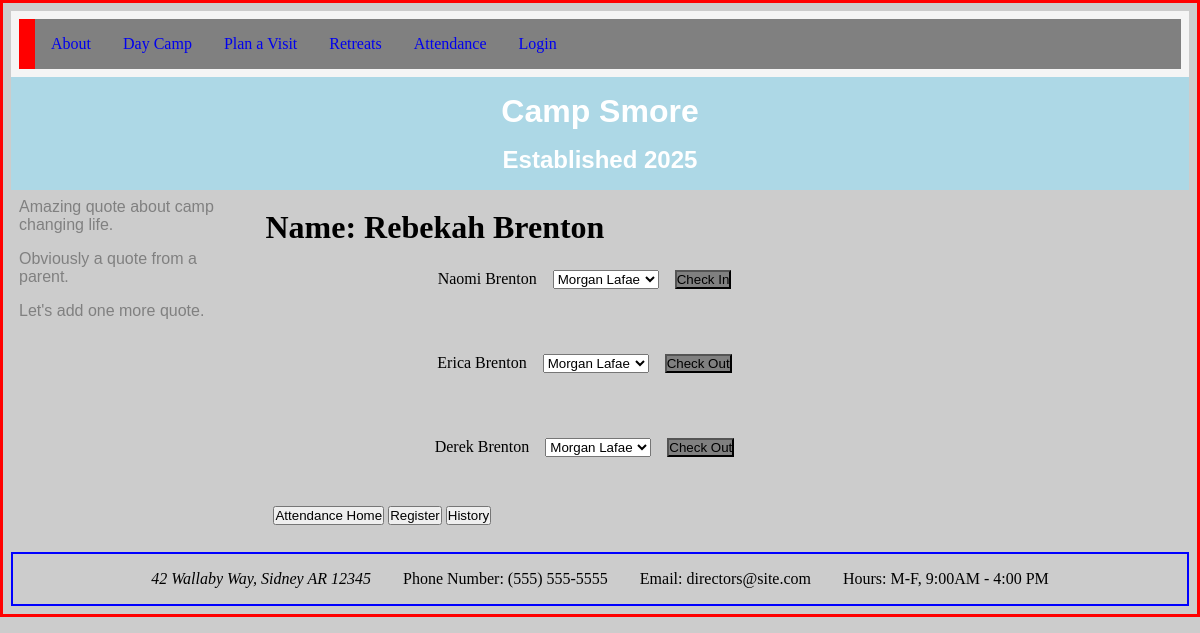
The app's page /attendance/adult_details/1 with its own data.
### attendance/models.py (models this page shows)
class Adult(models.Model):
    first_name = models.CharField(max_length=64)
    last_name = models.CharField(max_length=64)
    adult_phone_number = models.CharField(max_length=12, default=00000000000)
    children = models.ManyToManyField(Child, related_name="adults")
    def __str__(self):
        return f"{self.first_name} {self.last_name}"

class Child(models.Model):
    first_name = models.CharField(max_length=64)
    last_name = models.CharField(max_length=64)
    attendance_status = models.SmallIntegerField(default=0)
    def __str__(self):
        return f"{self.first_name} {self.last_name}"

### attendance/views.py (the view)
# urls.py: path("adult_details/<int:adult_id>", views.adult_details, name="adult_details"),
def adult_details(request, adult_id):
    adult = Adult.objects.get(pk=adult_id)
    children = adult.children.all()
    return render(request, "attendance/adult.html", {
        "adult": adult,
        "children": children,
        "staffs": Staff.objects.all(),
        "message": ""
    })

### attendance/models.py (called while the page is built)
    def __str__(self):
        return f"{self.first_name} {self.last_name}"

### attendance/templates/attendance/adult.html (shortened to what this page needs)
{% extends "attendance/layout.html" %}
{% load static %}
{% block content %}
    <h1>Name: {{ adult }} </h1>
    {% for child in children %}
        <div>
            <form method="post" action="{% url 'attendance:change_status' child.id %}">
                <div class="horizontal">
                    <div>{{ child }}</div>
                    <div>
                        <select name="staff">
                            {% for staff in staffs %}
                                <option value="{{ staff.id }}">{{ staff }}</option>
                            {% endfor %}
                        </select>
                    </div>
                    <div>
                        {% if child.attendance_status == 0 %}
                            <button type="submit" class="attendance_button" value=1>Check In</button>
                        {% else %}
                            <button type="submit" class="attendance_button" value=0>Check Out</button>
                        {% endif %}
                    </div>
                </div>
            </form>
        </div>
    {% endfor %}
{% endblock %}

### attendance/static/attendance/styles.css (style rules this page uses)
html { max-width: 100%; }
* { margin: 0; padding: 0; box-sizing: border-box; }
body { background-color: #cccccc; border: red 3px solid; width: 100%; }
.attendance_button { background-color: gray; }
div { padding: .5rem; }
.horizontal { display: flex; flex-direction: row; width: 70%; position: relative; justify-content: center; }

### records on screen
Adult: first_name+last_name "Rebekah Brenton"
Child: first_name+last_name "Naomi Brenton", attendance_status "Check In"
Child: first_name+last_name "Erica Brenton", attendance_status "Check Out"
Child: first_name+last_name "Derek Brenton", attendance_status "Check Out"

### other values on screen
form field staff "Morgan Lafae"
